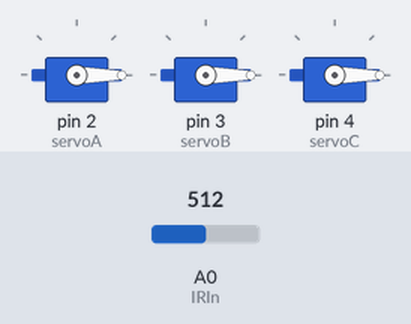
The sketch below on a simulated Arduino Uno, built with avr-gcc and run on an emulated ATmega328P. On the bench: 3 × servo. The test bench sets the inputs (shaded band); at power-on: A0 (IRIn) = 512. Random numbers use the default seed unless the sketch sets one.

Above: at 1.2 s.
1.3 s: A0 (IRIn) set to 315
2.8 s: A0 (IRIn) set to 299
At 4.0 s:
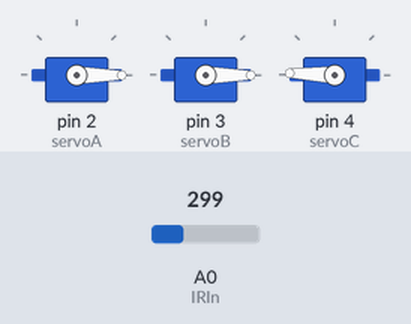
4.3 s: A0 (IRIn) set to 306
6.2 s: A0 (IRIn) set to 122
At 6.8 s:
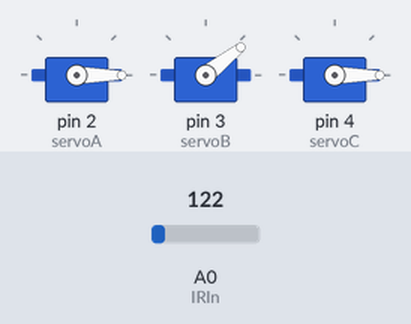
7.7 s: A0 (IRIn) set to 511
At 8.8 s:
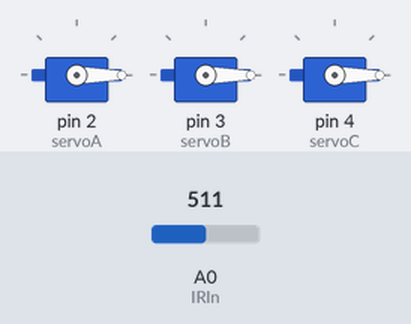
Timing chart, 0 to 10.2 s (numbered marks = the images above; inputs shaded):
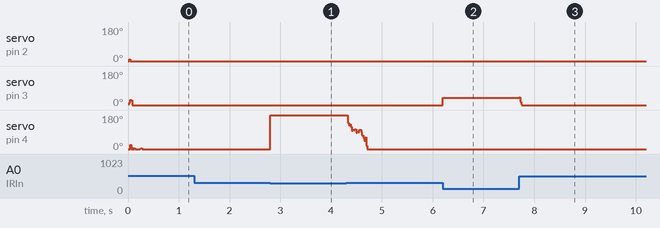

The sketch:

piano.ino
```cpp
// (licence header left out)
#include <Servo.h>

Servo servoA;
Servo servoB;
Servo servoC;

// Assumed IR sensor wired to anaolog pin 0.
int IRIn = 0;


int servoAStart = 10;
int servoAEnd = 100;
int servoAAng = 0; // Change the "Ang" values for the starting angle of the servo.
float servoASwing = 180.0; // Change the "swing" values for the maximum arc of the servo.

int servoBStart = 101;
int servoBEnd = 200;
int servoBAng = 0;
float servoBSwing = 180.0;

int servoCStart = 201;
int servoCEnd = 300;
int servoCAng = 0;
int servoCSwing = 180.0;

int crazyZone = 301;

// Starting position for each of the servos.
int servoAPos = servoAAng;
int servoBPos = servoBAng;
int servoCPos = servoCAng;

void setup() {
  // Assumed servo controls are wired to digital pins 2, 3 & 4.
  servoA.attach(2);
  servoB.attach(3);
  servoC.attach(4);

  // Move the servos to a starting point.
  servoA.write(servoAPos);
  servoB.write(servoBPos);
  servoC.write(servoCPos);

  // Init random number generator.
  randomSeed(analogRead(0));
}

int determineServoPos(int IRValue, int IRStart, int IREnd, int servoAng, float servoSwing) {
  float movement = ((IRValue - IRStart) / (float) (IREnd - IRStart));
  return ((int) (movement * servoSwing)) + servoAng;
}

int clampValue(int value, int minV, int maxV) {
  int result = max(value, minV);
  result = min(value, maxV);

  return result;
}

void loop () {
  int IRValue = analogRead(IRIn);
  Serial.println(IRValue);

  if (IRValue > servoAStart && IRValue < servoAEnd) {
    servoAPos = determineServoPos(IRValue, servoAStart, servoAEnd, servoAAng, servoASwing);
    servoA.write(servoAPos);
  }

  if (IRValue > servoBStart && IRValue < servoBEnd) {
    servoBPos = determineServoPos(IRValue, servoBStart, servoBEnd, servoBAng, servoBSwing);
    servoB.write(servoBPos);
  }

  if (IRValue > servoCStart && IRValue < servoCEnd) {
    servoCPos = determineServoPos(IRValue, servoCStart, servoCEnd, servoCAng, servoCSwing);
    servoC.write(servoCPos);
  }

  if (IRValue > crazyZone) {
    // generate random number between -5 and 5.
    long randNumber = random(10) - 5;
    // Move servoA by a random amount.
    servoAPos += randNumber;

    servoAPos = clampValue(servoAPos, servoAAng, (servoAAng + servoASwing));
    servoA.write(servoAPos);

    // Move servoB by a random amount.
    randNumber = random(10) - 5;
    servoBPos += randNumber;
    servoBPos = clampValue(servoBPos, servoBAng, (servoBAng + servoBSwing));
    servoB.write(servoBPos);

    // Move servoC by a random amount.
    randNumber = random(10) - 5;
    servoCPos += randNumber;
    servoCPos = clampValue(servoCPos, servoCAng, (servoCAng + servoCSwing));
    servoC.write(servoCPos);
  }
}
```

Measured:
- the behaviour switches between 300 and 299 on A0 (IRIn) (found by bisection; images 0 and 1)
- after the input at 1.3 s, every drawn part: stays the same
- after the input at 2.8 s, servo on pin 4 (servoC): 0° → 178° at once
- after the input at 6.2 s, servo on pin 3 (servoB): 0° → 38° at once
- after the input at 7.7 s, servo on pin 3 (servoB): 38° → 0° at once
